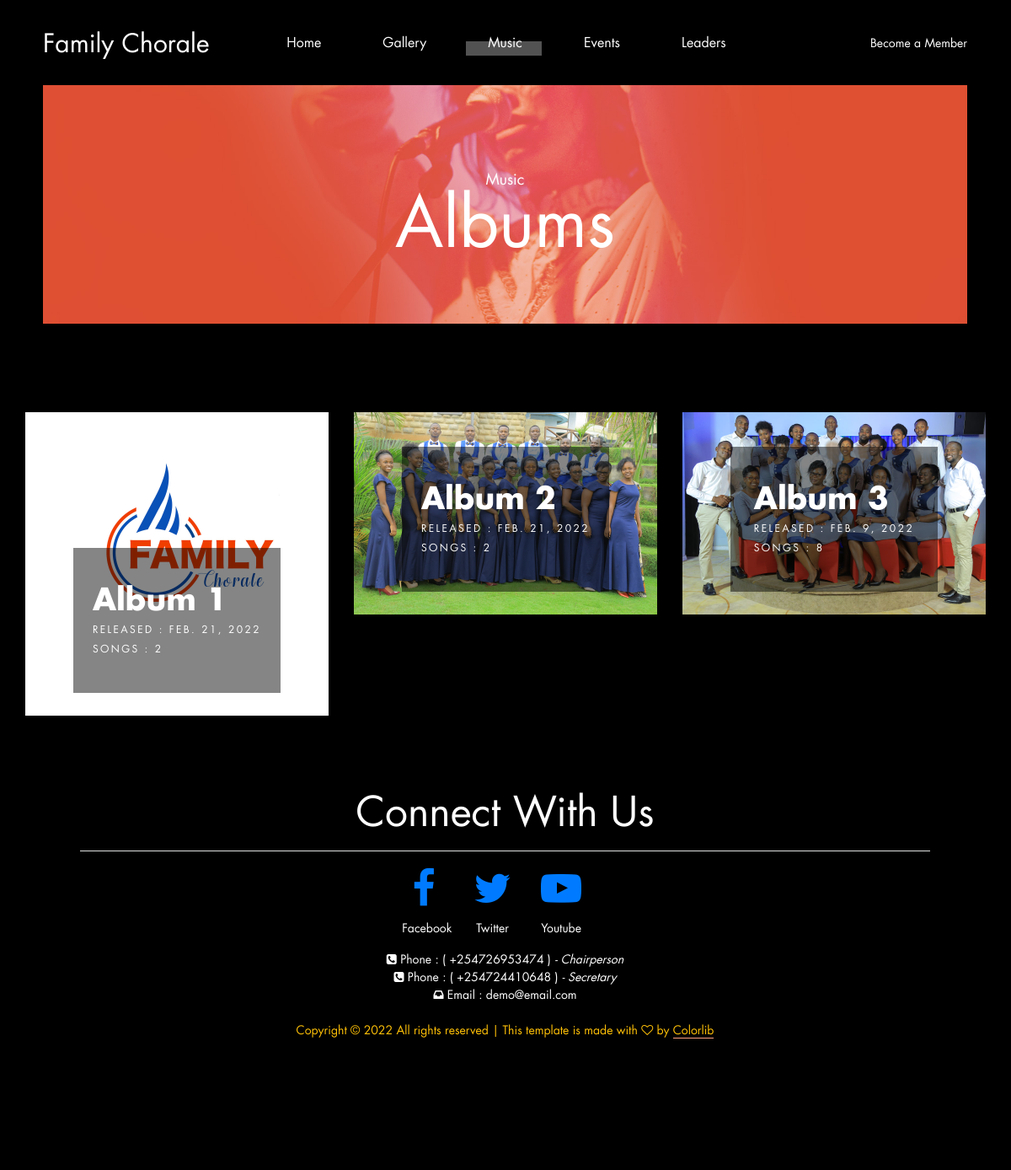
The page /family-chorale/albums/ on the database its author committed.
### family_chorale/models.py (models this page shows, shortened)
class Album(models.Model):
    name = models.CharField(max_length=255, help_text='Enter album name',unique=True)
    producer = models.CharField(max_length=255, help_text='Enter producer\'s name',null=True,default="The Family Chorale")
    release_date = models.DateField()
    album_art = models.ImageField(
        default='media/album_art/default.png', upload_to='media/album_art/',validators=[validate_pic_size])
    detail = models.TextField()
    feature = models.BooleanField(default=False)
    def get_absolute_url(self):
        return reverse('album-detail',  args=[str(self.id)])

### family_chorale/views.py (the view)
# urls.py: path('albums/',views.AlbumListView.as_view(),name='music'),
class AlbumListView(generic.ListView):
    model = Album

### family_chorale/templates/family_chorale/album_list.html (shortened to what this page needs)
{%extends 'base.html'%}
{%load static%}
{%block link%}
<link rel="stylesheet" type="text/css" href="{%static 'styles/about.css'%}">
<link rel="stylesheet" type="text/css" href="{%static 'styles/about_responsive.css'%}">
{%endblock%}
{%block header%}
        <header class="header">
            <div class="header_content d-flex flex-row align-items-center justify-content-center">
                <div class="logo"><a href="#">Family Chorale</a></div>
                <div class="log_reg">
                    <ul class="d-flex flex-row align-items-start justify-content-start">
                        <li><a href="{%url 'member-add'%}">Become a Member</a></li>
                    </ul>
                </div>
                <nav class="main_nav">
                    <ul class="d-flex flex-row align-items-start justify-content-start">
                        <li><a href="{%url 'index'%}">Home</a></li>
                        <li><a href="{%url 'gallery'%}">Gallery</a></li>
                        <li  class="active"><a href="{%url 'music'%}">Music</a></li>
                        <li><a href="{%url 'events'%}">Events</a></li>
                        <li><a href="{%url 'leaders'%}">Leaders</a></li>
                    </ul>
                </nav>
            </div>
        </header>
        {%endblock%}
{%block home%}
<div class="home">
	<div class="home_inner">
		<div class="parallax_background parallax-window" data-parallax="scroll" data-image-src="{%static 'images/extra.jpg'%}"
			data-speed="0.8"></div>
		<div class="home_container">
			<div class="home_content text-center">
				<div class="home_subtitle">Music</div>
				<div class="home_title">Albums</div>
			</div>
		</div>
	</div>
</div>
{%endblock%}
{%block main%}
{%if album_list%}
	<div class="discs">
		<div class="container">
			<div class="row discs_row">
				{%for album in album_list%}
				<div class="col-xl-4 col-md-6">
					<div class="disc">
						<a href="{{album.get_absolute_url}}">
							<div class="disc_image"><img src="{{album.album_art.url}}" alt="Album Art"></div>
							<div class="disc_container">
								<div>
									<div class="disc_content_2 d-flex flex-column align-items-center justify-content-center mx-auto">
										<div >
											<div class="disc_title">{{album.name}}</div>
											<div class="disc_subtitle">Released : {{album.release_date}}</div>
											<div class="disc_subtitle">Songs : {{album.track_set.count}}</div>
										</div>
									</div>
								</div>
							</div>
						</a>
					</div>
				</div>
				{%endfor%}
{%endif%}
{%endblock%}

### rows shown on the page
Album: album_art (picture), name "Album 1", release_date "FEB. 21, 2022", track_set.count "2"
Album: album_art (picture), name "Album 2", release_date "FEB. 21, 2022", track_set.count "2"
Album: album_art (picture), name "Album 3", release_date "FEB. 9, 2022", track_set.count "8"
